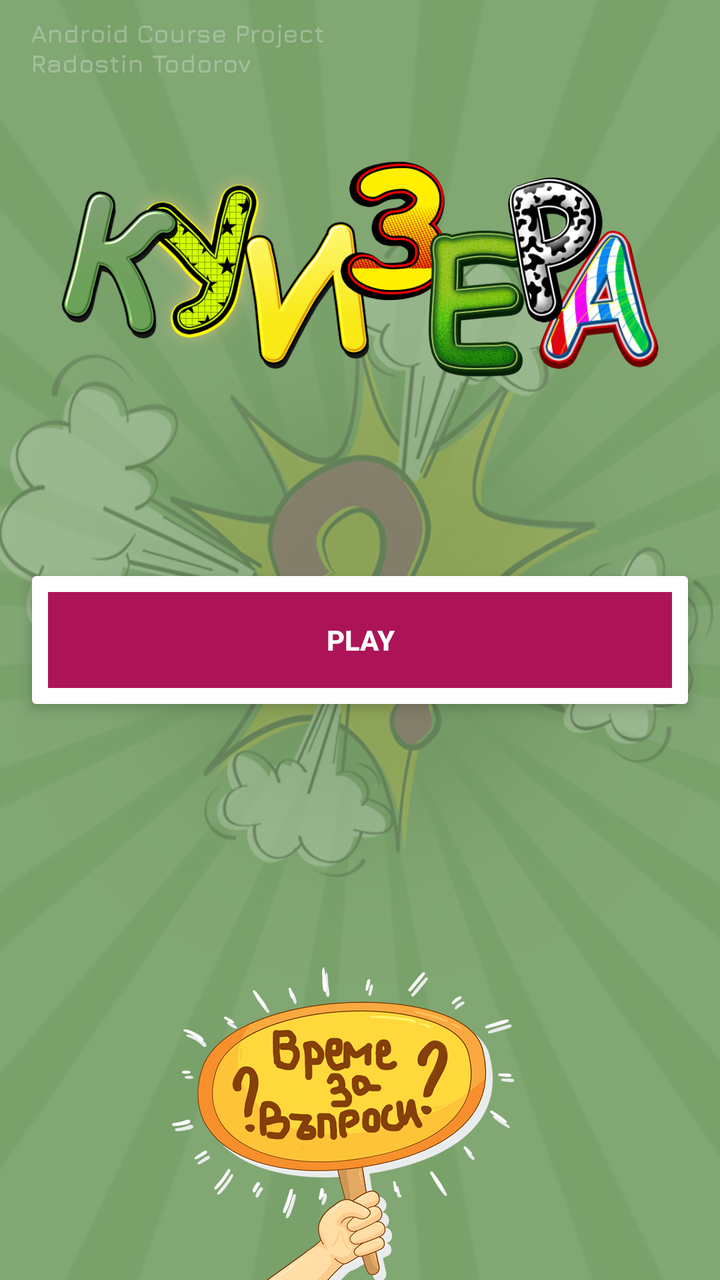
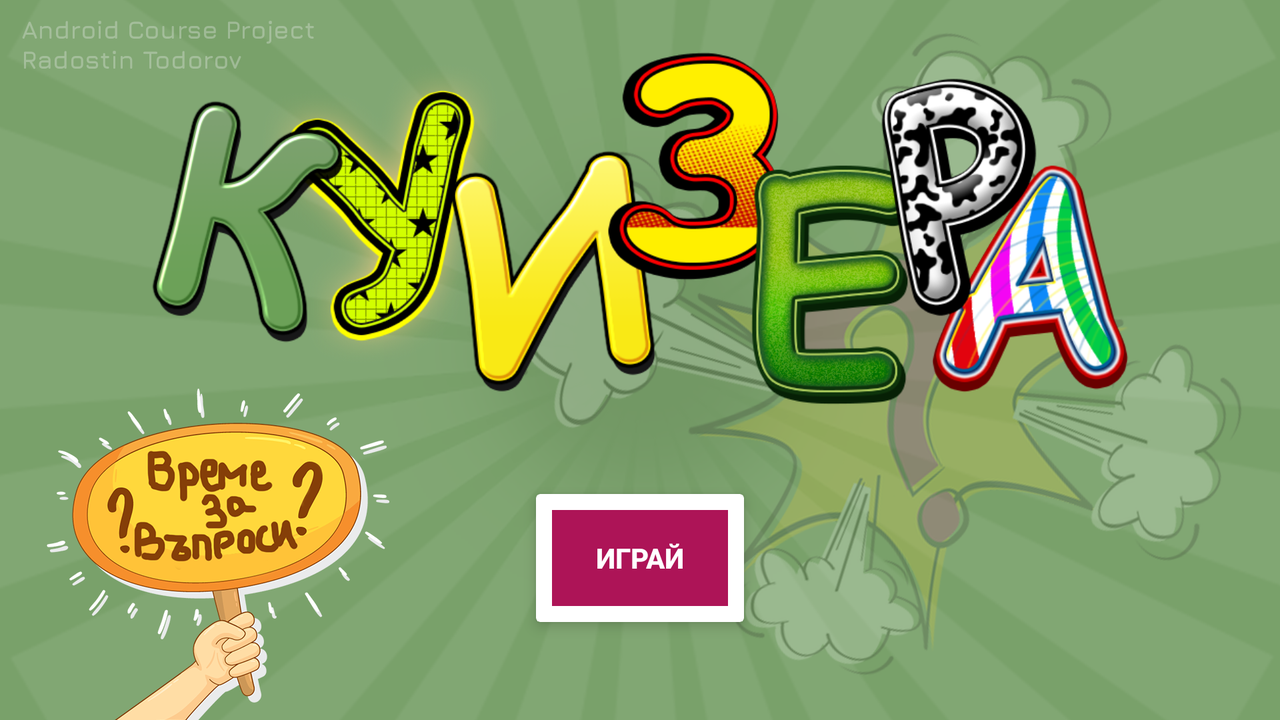

First picture: res/layout/ on a phone held upright. Second picture: the repository's own variant of that layout, on a device whose configuration matches the variant's folder. Source for both follows.
<!-- AndroidManifest.xml: application theme AppTheme -->
<!-- res/layout/activity_start.xml -->
<?xml version="1.0" encoding="utf-8"?>
<RelativeLayout xmlns:android="http://schemas.android.com/apk/res/android"
    xmlns:app="http://schemas.android.com/apk/res-auto"
    xmlns:tools="http://schemas.android.com/tools"
    android:layout_width="match_parent"
    android:layout_height="match_parent"
    android:background="@drawable/bg_vertical"
    tools:context=".StartActivity">
    
    <ImageView
        android:id="@+id/logo"
        android:src="@drawable/logo"
        android:layout_centerHorizontal="true"
        android:layout_alignParentTop="true"
        android:layout_marginTop="35dp"
        android:layout_width="300dp"
        android:layout_height="200dp"/>

    <androidx.cardview.widget.CardView
        android:layout_width="match_parent"
        android:layout_height="wrap_content"
        app:cardElevation="4dp"
        android:layout_centerInParent="true"
        android:layout_margin="16dp">

        <Button
            style="@style/Widget.AppCompat.Button.Borderless"
            android:layout_margin="8dp"
            android:id="@+id/btnPlay"
            android:foreground="?android:selectableItemBackground"
            android:background="#AD1457"
            android:text="Play"
            android:textColor="@android:color/white"
            android:textStyle="bold"
            android:theme="@style/playButton"
            android:layout_width="match_parent"
            android:layout_height="wrap_content"/>
    </androidx.cardview.widget.CardView>

</RelativeLayout>
<!-- resources referenced by this layout -->
<resources>
  <!-- drawable bg_vertical: png bitmap (drawable, 549517 bytes) -->
  <!-- drawable logo: png bitmap (drawable, 257494 bytes) -->
  <style name="playButton" parent="Theme.AppCompat.Light">
      <item name="colorControlHighlight">#1CB3CB</item>
  </style>
  <style name="AppTheme" parent="Theme.AppCompat.Light.NoActionBar">
          
          <item name="colorPrimary">@color/colorPrimary</item>
          <item name="colorPrimaryDark">@color/colorPrimaryDark</item>
          <item name="colorAccent">@color/colorAccent</item>
      </style>
  <color name="colorPrimary">#2D2F3C</color>
  <color name="colorPrimaryDark">#030516</color>
  <color name="colorAccent">#565866</color>
</resources>
<!-- res/layout-land/activity_start.xml (the repository's variant of the layout above) -->
<!-- drawn on the phone turned sideways -->
<?xml version="1.0" encoding="utf-8"?>
<RelativeLayout xmlns:android="http://schemas.android.com/apk/res/android"
    xmlns:app="http://schemas.android.com/apk/res-auto"
    xmlns:tools="http://schemas.android.com/tools"
    android:layout_width="match_parent"
    android:layout_height="match_parent"
    android:background="@drawable/bg_horizontal"
    tools:context=".StartActivity">
    
    <ImageView
        android:id="@+id/logo"
        android:src="@drawable/logo"
        android:layout_centerHorizontal="true"
        android:layout_alignParentTop="true"
        android:layout_marginTop="15dp"
        android:layout_marginHorizontal="75dp"
        android:layout_width="match_parent"
        android:layout_height="200dp"/>

    <androidx.cardview.widget.CardView
        android:layout_width="wrap_content"
        android:layout_height="wrap_content"
        app:cardElevation="4dp"
        android:layout_marginTop="32dp"
        android:layout_below="@id/logo"
        android:layout_centerHorizontal="true">

        <Button
            style="@style/Widget.AppCompat.Button.Borderless"
            android:layout_margin="8dp"
            android:id="@+id/btnPlay"
            android:foreground="?android:selectableItemBackground"
            android:background="#AD1457"
            android:text="ИГРАЙ"
            android:textColor="@android:color/white"
            android:textStyle="bold"
            android:theme="@style/playButton"
            android:layout_width="wrap_content"
            android:layout_height="wrap_content"/>
    </androidx.cardview.widget.CardView>

</RelativeLayout>
<!-- resources referenced by the variant -->
<!-- as the phone turned sideways resolves them -->
<resources>
  <!-- drawable bg_horizontal: png bitmap (drawable, 570121 bytes) -->
  <!-- drawable logo: png bitmap (drawable, 257494 bytes) -->
  <style name="playButton" parent="Theme.AppCompat.Light">
      <item name="colorControlHighlight">#1CB3CB</item>
  </style>
  <style name="AppTheme" parent="Theme.AppCompat.Light.NoActionBar">
          
          <item name="colorPrimary">@color/colorPrimary</item>
          <item name="colorPrimaryDark">@color/colorPrimaryDark</item>
          <item name="colorAccent">@color/colorAccent</item>
      </style>
  <color name="colorPrimary">#2D2F3C</color>
  <color name="colorPrimaryDark">#030516</color>
  <color name="colorAccent">#565866</color>
</resources>
